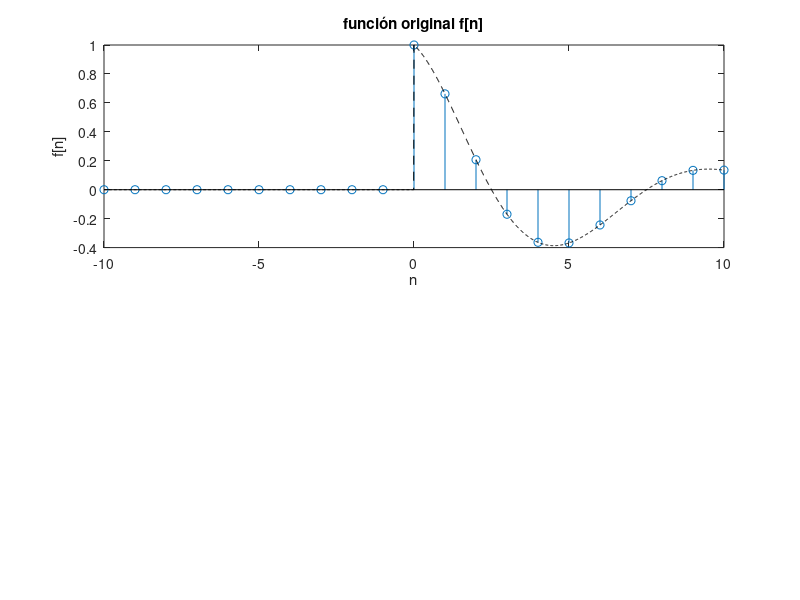

MATLAB code for this plot: (Note: this script raises an error after producing the figure.)
%% P02: Señales en tiempo discreto
%
%% Integrantes
% * Aleks Adrián Calderón Vázquez
% * Carlos Josafath López Favila
% * Fredy Bautista Dominguez
% * Irvin Adrián Vázquez Ruíz
% * Iván Rodrigo Santacruz Bravo

%% Introduccion
% 
% *|<https://colab.research.google.com/drive/15utvi4pqPdDnBhje-XVJQA7GtWUerO-G?usp=sharing CÓDIGO> DE LAS SIGUIENTES GRÁFICAS EN COLAB|*
%
% 
% 

%% Objetivos
% * Manipulación básica de MATLAB
% * Gráficas de señales reales y complejas discretas
% * Transformación de señales discretas (escalamientos y traslaciones)

%% Desarrollo
%
%
%% 1. Resuelve el problema 3.11-2
% Considere la función en tiempo discreto 
% $$f[n]=e^{-n/5} cos{(\pi n/5)}u[n] $$
% La seción 3.11 usa funciones anónimas para describir señales en Tiempo
% Discreto.
%%
f=@(n) exp(-n/5).*cos(pi*n/5).*(n>=0);

%% 
% Si bien esta función anónima funciona correctamente para una operación de
% muestreo reducido como f[2n], no funciona correctamente para una
% operación de muestreo superior, como f[n/2]. Modifica la función anónima
% f para que también se adapte correctamente a las operaciones de muestreo 
% superior. Prueba tu codigo, calculando y graficando f(n/2) en (-10<=n<=10)
%%
subplot(2,1,1)
n=-10:10;
r=-10:0.01:10;
stem(n,f(n))
hold on
plot(r,f(r),'--k')
xlabel('n')
ylabel('f[n]')
title('función original f[n]')
plano = gca;
plano.XAxisLocation = "origin";
plano.YAxisLocation = "origin";
plano.Box='off';


subplot(2,1,2)
n=-10:2:10;
stem(n,f(n/2))
hold on
plot(r,f(r/2),'--k')
xlabel('n')
ylabel('f[n/2]')
title('función escalada f[n/2]')
plano = gca;
plano.XAxisLocation = "origin";
plano.YAxisLocation = "origin";
plano.Box='off';
hold off

%% 2. Resuelve el problema 3.2-7, tenga cuidado en los escalamientos horizontales
u = @(n) 1.0.*(n>=0)+0.0.*(n<0);
x = @(n) n.*(u(n)-u(n-3))+(-n+6).*(u(n-3)-u(n-6));
n = -1:8;
figure
stem(n,x(n))
plano = gca;
plano.XAxisLocation = "origin";
plano.YAxisLocation = "origin";
plano.Box='off';
ylim([-1,3.5]);

%%
% _*(a) x[-n]*_
n = -8:1;
stem(n,x(-n))
plano = gca;
plano.XAxisLocation = "origin";
plano.YAxisLocation = "origin";
plano.Box='off';
ylim([-1,3.5]);

%%
% _*(b) x[n+6]*_
n = -8:1;
stem(n,x(n+6))
plano = gca;
plano.XAxisLocation = "origin";
plano.YAxisLocation = "origin";
plano.Box='off';
ylim([-1,3.5]);

%%
% _*(c) x[n-6]*_
n = -1:13;
stem(n,x(n-6))
plano = gca;
plano.XAxisLocation = "origin";
plano.YAxisLocation = "origin";
plano.Box='off';
ylim([-1,3.5]);

%%
% _*(d) x[3n]*_
n = -1:5;
stem(n,x(3*n))
plano = gca;
plano.XAxisLocation = "origin";
plano.YAxisLocation = "origin";
plano.Box='off';
xlim([-1,5])
ylim([-1,3.5]);

%%
% _*(f) x[n/3]*_
n = 0:3:20;
stem(n,x(n/3))
plano = gca;
plano.XAxisLocation = "origin";
plano.YAxisLocation = "origin";
plano.Box='off';
ylim([-1,3.5]);

%%
% _*(e) x[3-n]*_
n = -5:5;
stem(n,x(3-n))
plano = gca;
plano.XAxisLocation = "origin";
plano.YAxisLocation = "origin";
plano.Box='off';
ylim([-1,3.5]);

%% 3. Resuelva el problema 3.11-6.
% Suponga que existe un vector x en el espacio de trabajo de MATLAB, 
% correspondiente a una señal DT de duración finita x [n]
%
% (a) Escriba una función MATLAB que, cuando se le pasa el vector x, 
% calcule y devuelva Ex, la energía de x [n].
%
% (b) Escriba una función MATLAB que, cuando se pasa el vector x, calcule y
% devuelva Px, la potencia de x [n]. Suponga que x [n] es periódico y que el
% vector x contiene datos para un número entero de períodos de x [n].
%
% INCISO A

%%
% 
% <<D:\Escuela\Tercer Semestre\Analisis de señales y sistemas\Practicas\Practica_P02\html\FuncionED.png>>
% 
%%
% INCISO B
%%
% 
% <<D:\Escuela\Tercer Semestre\Analisis de señales y sistemas\Practicas\Practica_P02\html\FuncionPD.png>>
%
%% 4. Con los programas desarrollados en el punto 3, resuelva 3.1-1 c) y 3.1-2 b)
% 3.1-1 Calcula la energia de la señal x1[n]
%
N = -4:6;
x1=[0 -3 -2 -1 0 1 2 3 0 0 0];
stem(N,x1)
title('3.1-1 Punto C')
xlabel('n');
ylabel('x1[n]');

%%
Ex1=EnergiaD(x1)
%%
% 3.1-2 Calcula la potencia de la señal x2[n]
clear
N = -3:8;
x2=[-3 -2 -1 0 1 2 3 0 0 0 0 0];
stem(N,x2)
title('3.1-2 Punto B')
xlabel('n');
ylabel('x2[n]');
%%
Px2=PotenciaSDP(x2)
%% 5. Construya una app que permita (consultar los ejemplos preconstruidos):
% * Gráficar señales en tiempo discreto reales, el usuario ingresa la definición de la señal en el formato especifico
% * El usuario puede definir el intervalo de la gráfica
% * El usuario puede seleccionar el tipo de transformación (horizontal, vertical o combinación) que desee realizar a la señal, la app deberá mostrar la gráfica de esta transformación.  
% * Se adjunta una imagen de la app a la práctica, y el archivo de la app.
%
% Se Utilizò la interfaz de AppDesigner que proporciona MATLAB para generar la aplicaciòn solicitada
%
% NOTA En la asignacion se subio un archivo .zip que contiene tanto el archivo .mlapp como las imagenes que usa para su funcionamiento
%
% <<D:\Escuela\Tercer Semestre\Analisis de señales y sistemas\Practicas\Practica_P02\html\Punto5_1.png>>
%
% <<D:\Escuela\Tercer Semestre\Analisis de señales y sistemas\Practicas\Practica_P02\html\Punto5_2.png>>

